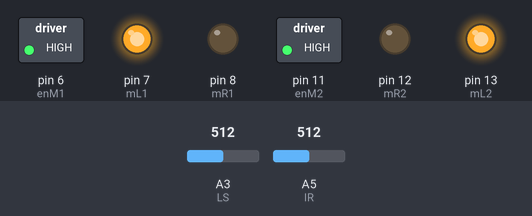
Recording of a sketch running on a simulated Arduino Uno, built with avr-gcc and run on an emulated ATmega328P. Shown: switched loads named in the sketch (green lamp = pin HIGH), output pins drawn as LEDs (lit = HIGH). Inputs (shaded band) come from the test bench; at power-on: A3 (LS) = 512, A5 (IR) = 512.

Above: at 4.2 s.
4.3 s: A3 (LS) set to 4
5.8 s: A3 (LS) set to 1
At 6.1 s:
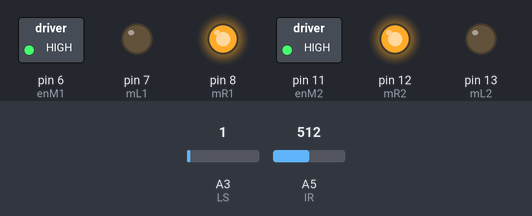
7.3 s: A5 (IR) set to 197
8.8 s: A5 (IR) set to 172
At 9.6 s:
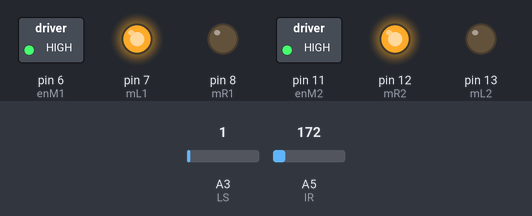
10.3 s: A5 (IR) set to 306
At 10.7 s:
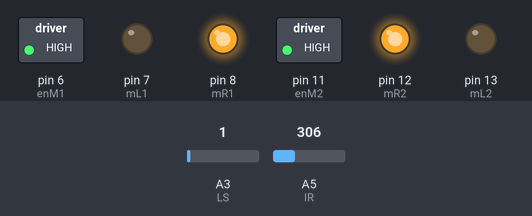
11.8 s: A5 (IR) set to 122
At 13.0 s:
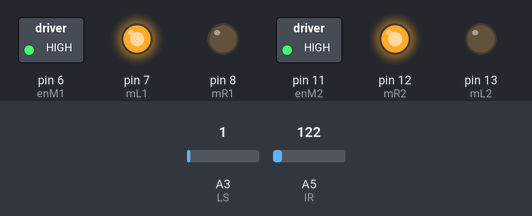
Timing chart, 0 to 14.3 s (numbered marks = the images above; inputs shaded):
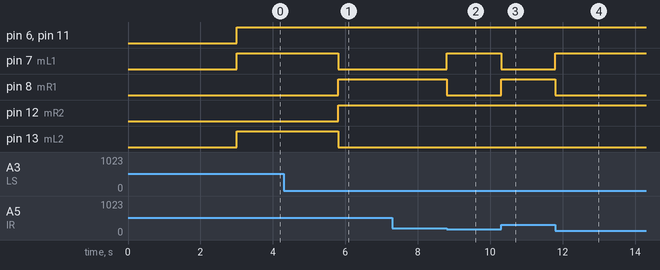

Measured:
- the behaviour switches between 3 and 2 on A3 (LS) (found by bisection; images 0 and 1)
- the behaviour switches between 184 and 183 on A5 (IR) (found by bisection; images 1 and 2)
- after the input at 4.3 s, every drawn part: stays the same
- after the input at 5.8 s, pin 7 (mL1), pin 13 (mL2): HIGH → LOW at once; pin 8 (mR1), pin 12 (mR2): LOW → HIGH at once
- after the input at 7.3 s, every drawn part: stays the same
- after the input at 8.8 s, pin 7 (mL1): LOW → HIGH at once; pin 8 (mR1): HIGH → LOW at once
- after the input at 10.3 s, pin 7 (mL1): HIGH → LOW at once; pin 8 (mR1): LOW → HIGH at once
- after the input at 11.8 s, pin 7 (mL1): LOW → HIGH at once; pin 8 (mR1): HIGH → LOW at once

The sketch:

test.ino
```cpp
int mL1 = 7;
int mR1 = 8;
int enM1 = 6;
int mL2 = 13;
int mR2 = 12;
int enM2 = 11;
int LS= A3;
int linsen;
int IR= A5;
int dist;

void moveFwd(int spd);
void moveBwd(int spd);
void spinRight(int spd);
void spinLeft(int spd);
void setup() {
  //Motor
  Serial.begin(9600);
  delay(3000);
  pinMode(enM1,OUTPUT);
  pinMode(enM2,OUTPUT);
  pinMode(mL1,OUTPUT);
  pinMode(mR1,OUTPUT);
  pinMode(mL2,OUTPUT);
  pinMode(mR2,OUTPUT);
  //Infrared sensor
  pinMode (IR, INPUT);
  //Line sensor
  pinMode(LS,INPUT);
}

void loop() {
  //Line sensor
  linsen=analogRead(LS);
  //Infrared Sensor
  dist = analogRead(IR);
  dist = pow(3027.4/dist, 1.2134);


  //Commands
  if(linsen > 2){
    moveBwd(255);
  }

  else if(dist < 30){
    moveFwd(255);
    }


  else{
      spinRight(255);
  }
}


//Motor actions

void moveBwd(int spd){
  analogWrite(enM1,spd);
  digitalWrite(mL1,HIGH);
  digitalWrite(mR1,LOW);

  analogWrite(enM2,spd);
  digitalWrite(mL2,HIGH);
  digitalWrite(mR2,LOW);
}
void moveFwd(int spd){
  analogWrite(enM1,spd);
  digitalWrite(mL1,LOW);
  digitalWrite(mR1,HIGH);

  analogWrite(enM2,spd);
  digitalWrite(mL2,LOW);
  digitalWrite(mR2,HIGH);
}
void spinRight(int spd){
  analogWrite(enM1,spd);
  digitalWrite(mL1,HIGH);
  digitalWrite(mR1,LOW);

  analogWrite(enM2,spd);
  digitalWrite(mL2,LOW);
  digitalWrite(mR2,HIGH);
}
void spinLeft(int spd){
  analogWrite(enM1,spd);
  digitalWrite(mL1,LOW);
  digitalWrite(mR1,HIGH);

  analogWrite(enM2,spd);
  digitalWrite(mL2,HIGH);
  digitalWrite(mR2,LOW);
}
```
